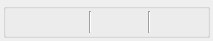
<?xml version="1.0" encoding="UTF-8"?>
<ui version="4.0">
 <class>skinClusterToolKit_Dialog</class>
 <widget class="QDialog" name="skinClusterToolKit_Dialog">
  <property name="geometry">
   <rect>
    <x>0</x>
    <y>0</y>
    <width>211</width>
    <height>35</height>
   </rect>
  </property>
  <property name="windowTitle">
   <string>SkinCluster - ToolKits</string>
  </property>
  <layout class="QVBoxLayout" name="skinClusterToolKit_Dialog_verticalLayout">
   <property name="spacing">
    <number>2</number>
   </property>
   <property name="margin">
    <number>3</number>
   </property>
   <item>
    <widget class="QGroupBox" name="skinClusterToolKit_groupBox">
     <property name="title">
      <string/>
     </property>
     <layout class="QHBoxLayout" name="skinClusterToolKit_groupBox_horizontalLayout">
      <property name="spacing">
       <number>2</number>
      </property>
      <property name="margin">
       <number>2</number>
      </property>
      <item>
       <widget class="QPushButton" name="skinClusterToolKit_getInfluence_pushButton">
        <property name="sizePolicy">
         <sizepolicy hsizetype="Minimum" vsizetype="Minimum">
          <horstretch>0</horstretch>
          <verstretch>0</verstretch>
         </sizepolicy>
        </property>
        <property name="maximumSize">
         <size>
          <width>25</width>
          <height>25</height>
         </size>
        </property>
        <property name="toolTip">
         <string>get influences</string>
        </property>
        <property name="iconSize">
         <size>
          <width>20</width>
          <height>20</height>
         </size>
        </property>
        <property name="flat">
         <bool>true</bool>
        </property>
       </widget>
      </item>
      <item>
       <widget class="QPushButton" name="skinClusterToolKit_holdInfluence_pushButton">
        <property name="sizePolicy">
         <sizepolicy hsizetype="Minimum" vsizetype="Minimum">
          <horstretch>0</horstretch>
          <verstretch>0</verstretch>
         </sizepolicy>
        </property>
        <property name="maximumSize">
         <size>
          <width>25</width>
          <height>25</height>
         </size>
        </property>
        <property name="toolTip">
         <string>hold influence</string>
        </property>
        <property name="iconSize">
         <size>
          <width>20</width>
          <height>20</height>
         </size>
        </property>
        <property name="flat">
         <bool>true</bool>
        </property>
       </widget>
      </item>
      <item>
       <widget class="QPushButton" name="skinClusterToolKit_unHoldSelectedInfluence_pushButton">
        <property name="sizePolicy">
         <sizepolicy hsizetype="Minimum" vsizetype="Minimum">
          <horstretch>0</horstretch>
          <verstretch>0</verstretch>
         </sizepolicy>
        </property>
        <property name="maximumSize">
         <size>
          <width>25</width>
          <height>25</height>
         </size>
        </property>
        <property name="toolTip">
         <string>unhold selected influences</string>
        </property>
        <property name="iconSize">
         <size>
          <width>20</width>
          <height>20</height>
         </size>
        </property>
        <property name="flat">
         <bool>true</bool>
        </property>
       </widget>
      </item>
      <item>
       <widget class="Line" name="line">
        <property name="orientation">
         <enum>Qt::Vertical</enum>
        </property>
       </widget>
      </item>
      <item>
       <widget class="QPushButton" name="skinClusterToolKit_copyComponentWeight_pushButton">
        <property name="sizePolicy">
         <sizepolicy hsizetype="Minimum" vsizetype="Minimum">
          <horstretch>0</horstretch>
          <verstretch>0</verstretch>
         </sizepolicy>
        </property>
        <property name="maximumSize">
         <size>
          <width>25</width>
          <height>25</height>
         </size>
        </property>
        <property name="toolTip">
         <string>copy component weight</string>
        </property>
        <property name="iconSize">
         <size>
          <width>20</width>
          <height>20</height>
         </size>
        </property>
        <property name="flat">
         <bool>true</bool>
        </property>
       </widget>
      </item>
      <item>
       <widget class="QPushButton" name="skinClusterToolKit_pasteComponentWeight_pushButton">
        <property name="sizePolicy">
         <sizepolicy hsizetype="Minimum" vsizetype="Minimum">
          <horstretch>0</horstretch>
          <verstretch>0</verstretch>
         </sizepolicy>
        </property>
        <property name="maximumSize">
         <size>
          <width>25</width>
          <height>25</height>
         </size>
        </property>
        <property name="toolTip">
         <string>paste component weight</string>
        </property>
        <property name="iconSize">
         <size>
          <width>20</width>
          <height>20</height>
         </size>
        </property>
        <property name="flat">
         <bool>true</bool>
        </property>
       </widget>
      </item>
      <item>
       <widget class="Line" name="line_2">
        <property name="orientation">
         <enum>Qt::Vertical</enum>
        </property>
       </widget>
      </item>
      <item>
       <widget class="QPushButton" name="skinClusterToolKit_resetBindPose_pushButton">
        <property name="sizePolicy">
         <sizepolicy hsizetype="Minimum" vsizetype="Minimum">
          <horstretch>0</horstretch>
          <verstretch>0</verstretch>
         </sizepolicy>
        </property>
        <property name="maximumSize">
         <size>
          <width>25</width>
          <height>25</height>
         </size>
        </property>
        <property name="toolTip">
         <string>reset bind pose</string>
        </property>
        <property name="iconSize">
         <size>
          <width>20</width>
          <height>20</height>
         </size>
        </property>
        <property name="flat">
         <bool>true</bool>
        </property>
       </widget>
      </item>
      <item>
       <widget class="QPushButton" name="skinClusterToolKit_removeUnusedInfluence_pushButton">
        <property name="sizePolicy">
         <sizepolicy hsizetype="Minimum" vsizetype="Minimum">
          <horstretch>0</horstretch>
          <verstretch>0</verstretch>
         </sizepolicy>
        </property>
        <property name="maximumSize">
         <size>
          <width>25</width>
          <height>25</height>
         </size>
        </property>
        <property name="toolTip">
         <string>remove unused influences</string>
        </property>
        <property name="iconSize">
         <size>
          <width>20</width>
          <height>20</height>
         </size>
        </property>
        <property name="flat">
         <bool>true</bool>
        </property>
       </widget>
      </item>
      <item>
       <spacer name="skinClusterToolKit_horizontalSpacer">
        <property name="orientation">
         <enum>Qt::Horizontal</enum>
        </property>
        <property name="sizeHint" stdset="0">
         <size>
          <width>40</width>
          <height>20</height>
         </size>
        </property>
       </spacer>
      </item>
     </layout>
    </widget>
   </item>
  </layout>
 </widget>
 <resources/>
 <connections/>
</ui>
